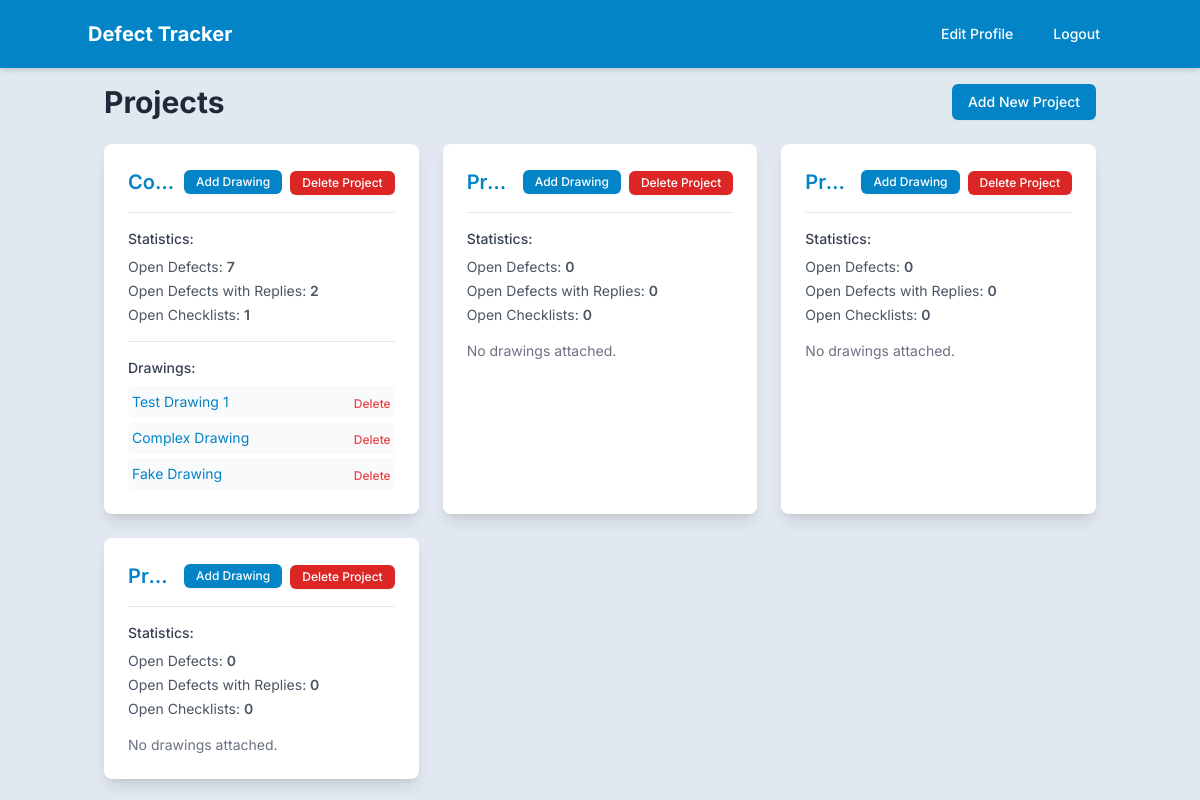
/ (signed in), run on the app's committed database.
### app.py (models this page shows)
class Project(db.Model):
    __tablename__ = 'projects'
    id = db.Column(db.Integer, primary_key=True)
    name = db.Column(db.String(255))
    defects = db.relationship('Defect', back_populates='project', cascade='all, delete-orphan')
    checklists = db.relationship('Checklist', back_populates='project', cascade='all, delete-orphan')
    accesses = db.relationship('ProjectAccess', back_populates='project', cascade='all, delete-orphan')
    drawings = db.relationship('Drawing', back_populates='project', cascade='all, delete-orphan')

class Drawing(db.Model):
    __tablename__ = 'drawings'
    id = db.Column(db.Integer, primary_key=True)
    project_id = db.Column(db.Integer, db.ForeignKey('projects.id'), nullable=False)
    name = db.Column(db.String(255), nullable=False)
    file_path = db.Column(db.String(255), nullable=False)
    created_at = db.Column(db.DateTime, default=datetime.now)
    project = db.relationship('Project', back_populates='drawings')
    markers = db.relationship('DefectMarker', back_populates='drawing', cascade='all, delete-orphan')

### app.py (the view)
@app.route('/')
@login_required
def index():
    project_ids = [access.project_id for access in current_user.projects]
    projects_query = Project.query.filter(Project.id.in_(project_ids))
    projects_data = []
    for project in projects_query.all():
        open_defects_count = Defect.query.filter_by(project_id=project.id, status='open').count()
        count_open_defects_with_other_user_reply = 0
        all_open_defects = Defect.query.filter_by(project_id=project.id, status='open').all()
        for defect in all_open_defects:
            last_comment = Comment.query.filter_by(defect_id=defect.id).order_by(Comment.created_at.desc()).first()
            if last_comment and last_comment.user_id != current_user.id:
                count_open_defects_with_other_user_reply += 1
        open_defects_with_reply_count = count_open_defects_with_other_user_reply
        open_checklists_count = Checklist.query.filter(
            Checklist.project_id == project.id,
            Checklist.items.any(ChecklistItem.is_checked == False)
        ).count()
        projects_data.append({
            'project': project,
            'open_defects_count': open_defects_count,
            'open_defects_with_reply_count': open_defects_with_reply_count,
            'open_checklists_count': open_checklists_count,
        })
    return render_template('project_list.html', projects_data=projects_data)

### app.py (called while the page is built)
@login_manager.user_loader
def load_user(user_id):
    return db.session.get(User, int(user_id))

@app.context_processor
def utility_processor():
    def get_absolute_static_path_for_template(relative_path):
        if not relative_path:
            return None
        if ".." in relative_path:
            logger.warning(f"Potential path traversal attempt in get_absolute_static_path: {relative_path}")
            return None # Or raise an error, or return a placeholder
        absolute_path = os.path.normpath(os.path.join(app.static_folder, relative_path.lstrip('/\\')))
        if os.path.commonprefix([absolute_path, app.static_folder]) != app.static_folder:
            logger.warning(f"Path {absolute_path} resolved outside static folder from relative path {relative_path}")
            return None # Or some placeholder
        return absolute_path
    return dict(get_absolute_static_path=get_absolute_static_path_for_template)

@app.context_processor
def inject_accessible_projects():
    if current_user.is_authenticated:
        accessible_project_objects = []
        project_accesses = ProjectAccess.query.filter_by(user_id=current_user.id).all()
        project_ids = [access.project_id for access in project_accesses]
        if project_ids:
            accessible_project_objects = Project.query.filter(Project.id.in_(project_ids)).order_by(Project.name).all()
        return dict(accessible_projects=accessible_project_objects)
    return dict(accessible_projects=[])

### templates/project_list.html (shortened to what this page needs)
{% extends "layout.html" %}
{% block content %}
    <div class="flex flex-col sm:flex-row justify-between items-center mb-6">
        <h1 class="text-3xl font-bold text-gray-800">Projects</h1>
        <div class="mt-4 sm:mt-0 space-x-0 sm:space-x-2 space-y-2 sm:space-y-0 flex flex-col sm:flex-row">
            <a href="{{ url_for('add_project') }}" class="bg-primary hover:bg-primary-hover text-white px-4 py-2 rounded-md shadow-sm text-sm font-medium text-center">Add New Project</a>
        </div>
    </div>
    {% if projects_data %}
        <div class="grid grid-cols-1 md:grid-cols-2 lg:grid-cols-3 gap-6">
            {% for data_item in projects_data %}
                <div class="bg-white p-6 rounded-lg shadow-lg hover:shadow-xl transition-shadow duration-300">
                    <div class="flex flex-row items-center justify-between mb-4">
                        <a href="{{ url_for('project_detail', project_id=data_item.project.id) }}" class="text-sky-600 hover:text-sky-700 text-xl font-semibold hover:underline mr-2 text-left min-w-0 truncate shrink">{{ data_item.project.name }}</a>
                        <div class="flex flex-row flex-wrap items-center gap-2 shrink-0">
                            <a href="{{ url_for('add_drawing', project_id=data_item.project.id) }}" class="bg-primary hover:bg-primary-hover text-white px-3 py-1 rounded-md text-xs font-medium text-center shadow-sm">Add Drawing</a>
                            <form method="POST" action="{{ url_for('delete_project', project_id=data_item.project.id) }}" class="inline">
                                <button type="submit" class="bg-red-600 hover:bg-red-700 text-white px-3 py-1 rounded-md text-xs font-medium shadow-sm" onclick="return confirm('Are you sure you want to delete this project and all its defects, checklists, and drawings?');">Delete Project</button>
                            </form>
                        </div>
                    </div>
                    <div class="mt-4 border-t border-gray-200 pt-4">
                        <h4 class="text-sm font-medium text-gray-700 mb-2">Statistics:</h4>
                        <ul class="text-sm text-gray-600 space-y-1">
                            <li>Open Defects: <span class="font-semibold">{{ data_item.open_defects_count }}</span></li>
                            <li>Open Defects with Replies: <span class="font-semibold">{{ data_item.open_defects_with_reply_count }}</span></li>
                            <li>Open Checklists: <span class="font-semibold">{{ data_item.open_checklists_count }}</span></li>
                        </ul>
                    </div>
                    {% if data_item.project.drawings and data_item.project.drawings|length > 0 %}
                        <div class="mt-4 border-t border-gray-200 pt-4">
                             <h4 class="text-sm font-medium text-gray-700 mb-2">Drawings:</h4>
                            <div class="space-y-1">
                                {% for drawing in data_item.project.drawings %}
                                    <div class="flex justify-between items-center bg-gray-50 p-1 rounded-md">
                                        <a href="{{ url_for('view_drawing', project_id=data_item.project.id, drawing_id=drawing.id) }}" class="text-sky-600 hover:underline text-sm">{{ drawing.name }}</a>
                                        <form method="POST" action="{{ url_for('delete_drawing', drawing_id=drawing.id) }}" class="inline ml-2">
                                            <button type="submit" class="text-red-500 hover:text-red-700 text-xs font-medium hover:underline" onclick="return confirm('Are you sure you want to delete this drawing?');">Delete</button>
                                        </form>
                                    </div>
                                {% endfor %}
                            </div>
                        </div>
                    {% else %}
                        <p class="text-sm text-gray-500 mt-4">No drawings attached.</p>
                    {% endif %}
                </div>
            {% endfor %}
        </div>
    {% endif %}
{% endblock %}

### templates/layout.html (style rules this page uses)
:root { --color-primary: #0284c7; --color-primary-hover: #0369a1; --color-secondary: #e2e8f0; --color-secondary-text: #1e293b; }
.bg-primary { background-color: var(--color-primary); }
.bg-secondary { background-color: var(--color-secondary); }
.text-secondary-text { color: var(--color-secondary-text); }

### data on the page
Project: project.name "Co…"
Drawing: name "Test Drawing 1"
Drawing: name "Complex Drawing"
Drawing: name "Fake Drawing"
Project: project.name "Pr…"
Project: project.name "Pr…"
Project: project.name "Pr…"

### other printed values
{{ data_item.open_defects_count }} "7" "0" "0" "0"
{{ data_item.open_defects_with_reply_count }} "2" "0" "0" "0"
{{ data_item.open_checklists_count }} "1" "0" "0" "0"
